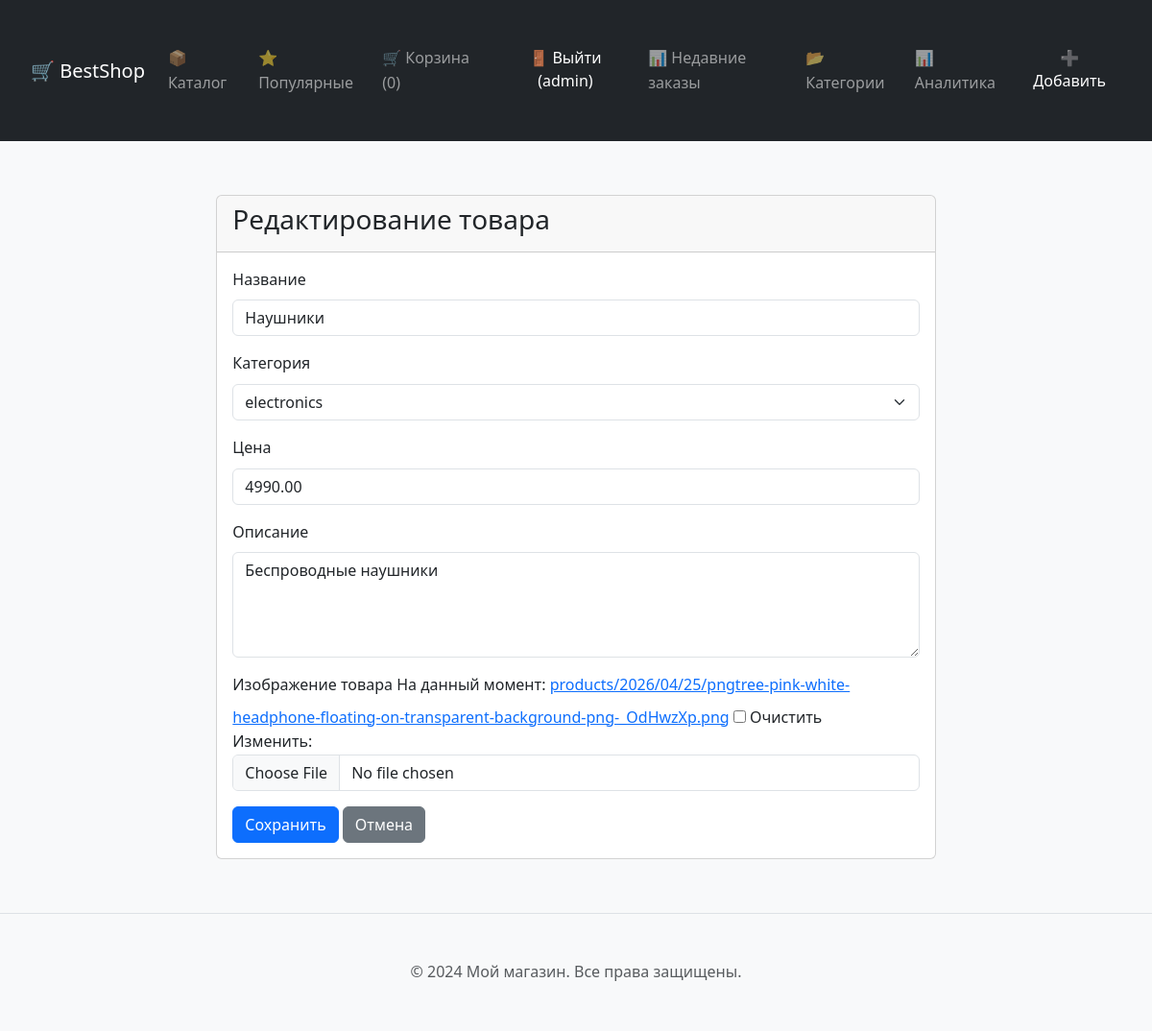
Page /shop/product/2/edit/ (signed in) on the committed database.
### shop/models.py (models this page shows, shortened)
class Product(models.Model):
    name = models.CharField(max_length=100, verbose_name='Название')
    category = models.ForeignKey(
        Category,
        on_delete=models.CASCADE,
        related_name='products',
        verbose_name='Категория',
    )
    price = models.DecimalField(
        max_digits=10,
        decimal_places=2,
        validators=[MinValueValidator(0)],
        verbose_name='Цена'
    )
    date_added = models.DateTimeField(auto_now_add=True, verbose_name='Дата добавления')
    description = models.TextField(blank=True, verbose_name='Описание')
    image = models.ImageField(
        upload_to='products/%Y/%m/%d/',
        blank=True,
        null=True,
        verbose_name='Изображение товара'
    )
    class Meta:
        verbose_name = 'Продукт'
        verbose_name_plural = 'Продукты'
        ordering = ['-date_added']

### shop/views.py (the view)
# urls.py: path('product/<int:pk>/edit/', views.product_update, name='product_update'),
@staff_member_required
def product_update(request, pk):
    product = get_object_or_404(Product, pk=pk)
    form = ProductForm(request.POST or None, request.FILES or None, instance=product)
    if form.is_valid():
        form.save()
        messages.success(request, f'Товар "{product.name}" успешно обновлён!')
        return redirect('product_detail', pk=product.pk)
    return render(request, 'shop/product_form.html', {'form': form, 'title': 'Редактирование товара'})

### shop/forms.py (shortened to what this page needs)
class ProductForm(forms.ModelForm):
    class Meta:
        model = Product
        fields = ['name', 'category', 'price', 'description', 'image']
        widgets = {
            'name': forms.TextInput(attrs={'class': 'form-control', 'placeholder': 'Введите название товара'}),
            'category': forms.Select(attrs={'class': 'form-select'}),
            'price': forms.NumberInput(attrs={'class': 'form-control', 'placeholder': 'Цена в рублях', 'step': '0.01'}),
            'description': forms.Textarea(attrs={'class': 'form-control', 'rows': 4, 'placeholder': 'Описание товара (необязательно)'}),
            'image': forms.ClearableFileInput(attrs={'class': 'form-control'}),
        }

### shop/context_processors.py (called while the page is built)
def cart_count(request):
    if request.user.is_authenticated:
        cart, _ = Cart.objects.get_or_create(user=request.user)
        count = cart.items.count()
    else:
        count = 0
    return {'cart_count': count}

### shop/models.py (called while the page is built)
    def __str__(self):
        return self.name

### templates/shop/product_form.html (shortened to what this page needs)
{% extends 'shop/base.html' %}
{% block content %}
<div class="row justify-content-center">
    <div class="col-md-8">
        <div class="card">
            <div class="card-header">
                <h3>{{ title }}</h3>
            </div>
            <div class="card-body">
                <form method="post" enctype="multipart/form-data">
                    {% for field in form %}
                    <div class="mb-3">
                        <label class="form-label">{{ field.label }}</label>
                        {{ field }}
                    </div>
                    {% endfor %}
                    <button type="submit" class="btn btn-primary">Сохранить</button>
                    <a href="{% url 'product_catalog' %}" class="btn btn-secondary">Отмена</a>
                </form>
            </div>
        </div>
    </div>
</div>
{% endblock %}

### templates/shop/base.html (shortened to what this page needs)
<!DOCTYPE html>
<html lang="ru">
<head>
    <link href="https://cdn.jsdelivr.net/npm/bootstrap@5.3.0/dist/css/bootstrap.min.css" rel="stylesheet">
    {% load static %}
    <link rel="stylesheet" href="{% static 'css/style.css' %}">
</head>
<body>
    <nav class="navbar navbar-expand-lg navbar-dark bg-dark">
        <div class="container">
            <a class="navbar-brand" href="{% url 'product_catalog' %}">🛒 BestShop</a>
            <div class="collapse navbar-collapse" id="navbarNav">
                <ul class="navbar-nav ms-auto">
                    <li class="nav-item">
                        <a class="nav-link" href="{% url 'product_catalog' %}">📦 Каталог</a>
                    </li>
                    <li class="nav-item">
                        <a class="nav-link" href="{% url 'popular_products' %}">⭐ Популярные</a>
                    </li>
                    {% if user.is_authenticated %}
                        <li class="nav-item">
                            <a class="nav-link" href="{% url 'cart_detail' %}">🛒 Корзина ({{ cart_count }})</a>
                        </li>
                        <li class="nav-item">
                                <form method="post" action="{% url 'logout' %}" style="display: inline;">
                                    <button type="submit" class="nav-link btn btn-link" style="background: none; border: none; color: white; padding: 0.5rem 1rem;">
                                        🚪 Выйти ({{ user.username }})
                                    </button>
                                </form>
                        </li>
                    {% endif %}
                    {% if user.is_staff %}
                        <li class="nav-item">
                            <a class="nav-link" href="{% url 'recent_orders' %}">📊 Недавние заказы</a>
                        </li>
                        <li class="nav-item">
                            <a class="nav-link" href="{% url 'category_list' %}">📂 Категории</a>
                        </li>
                        <li class="nav-item">
                            <a class="nav-link" href="{% url 'analytics' %}">📊 Аналитика</a>
                        </li>
                        <li class="nav-item">
                            <a class="nav-link btn btn-success text-white" href="{% url 'product_create' %}">➕ Добавить</a>
                        </li>
                    {% endif %}
                </ul>
            </div>
        </div>
    </nav>
    <main class="container py-4">
        {% block content %}
        {% endblock %}
    </main>
    <footer class="bg-light text-center py-3 mt-4 border-top">
        <div class="container">
            <span class="text-muted">© 2024 Мой магазин. Все права защищены.</span>
        </div>
    </footer>
</body>
</html>

### static/css/style.css (style rules this page uses)
* { margin: 0; padding: 0; box-sizing: border-box; }
body { font-family: 'Segoe UI', Tahoma, Geneva, Verdana, sans-serif; background-color: #f8f9fa; color: #333; line-height: 1.6; }
.container { max-width: 1200px; margin: 2rem auto; padding: 0 2rem; }

### rows in the picture
Product: form "Наушники" "electronics" "4990.00" "Беспроводные наушники"

### other values in the picture
{{ cart_count }} "0"
{{ user.username }} "admin"
{{ title }} "Редактирование товара"
{{ field.label }} "Название" "Категория" "Цена" "Описание" "Изображение товара"
